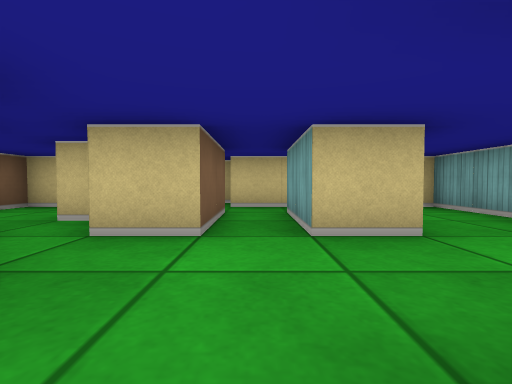
View 1 (above)

14 first-person views from a walk through a cub3D level. The camera is about half as high as the walls, tilts 2° down and sees 85° across. The floor is counted in squares. Each view is taken from the middle of a square. On the plan, view 1 faces up. The plan holds only what a view shows up to about 9 squares ahead; the rest is blank.

View 2
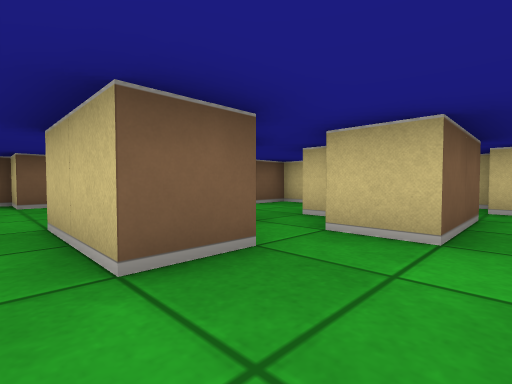

View 3
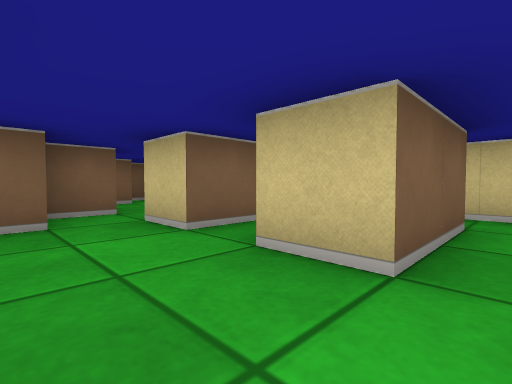

View 4
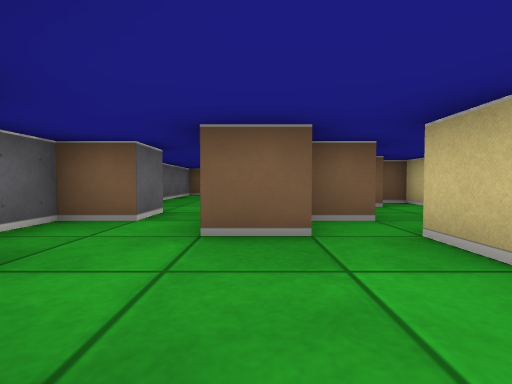

View 5
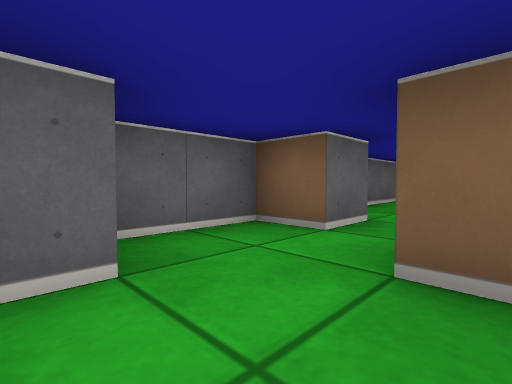

View 6
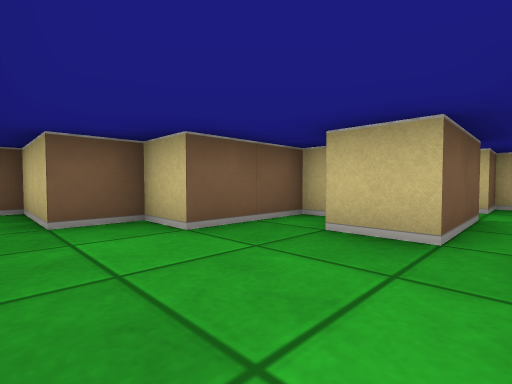

View 7
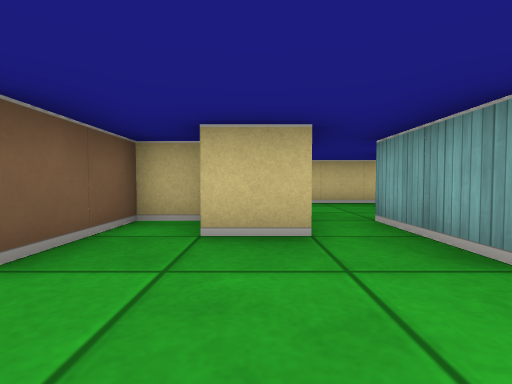

View 8
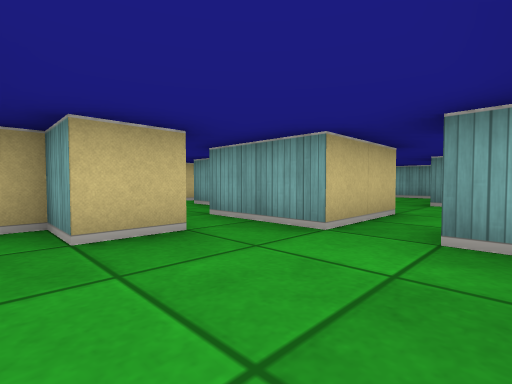

View 9
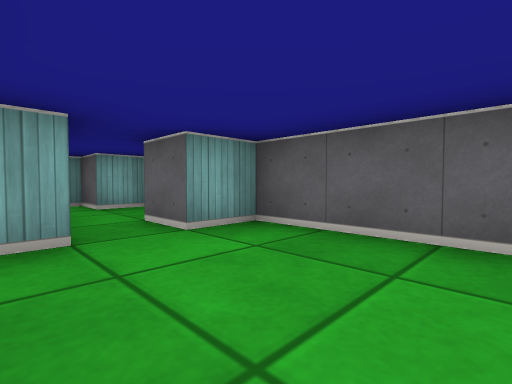

View 10
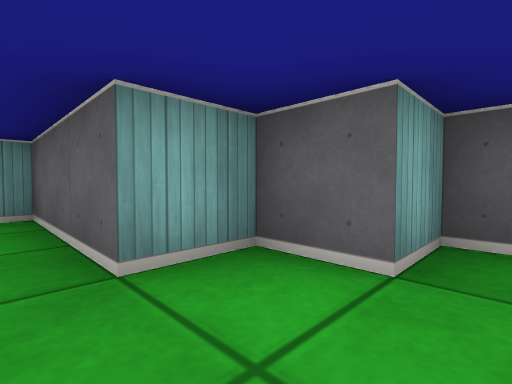

View 11
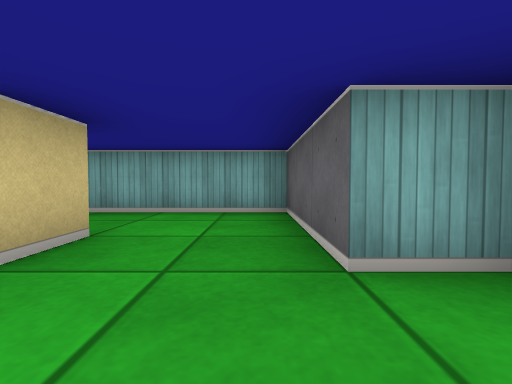

View 12
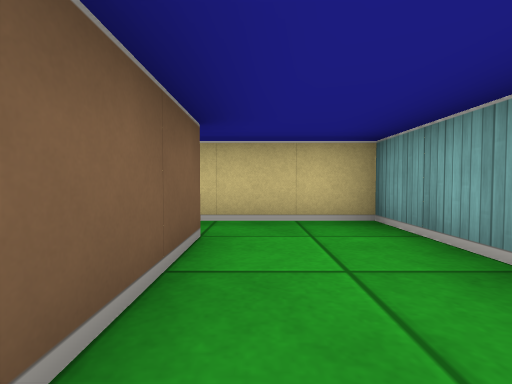

View 13
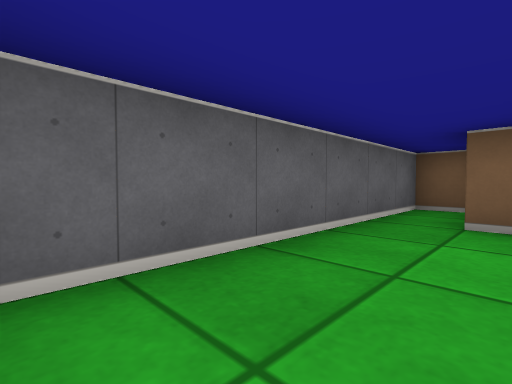

View 14
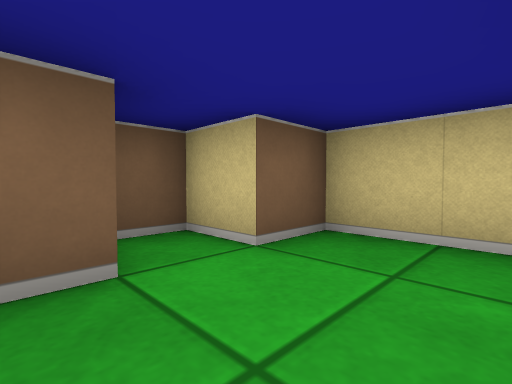

### Floor plan
Points are (right, up) in squares from view 1. A wall is a line through its corners. A room is listed if a view was taken in it or the views show most of it. See-through windows are left out.
Room 1 (views 1, 2, 4, 5, 10, 11)
walls: (-1.5, 1.6) (-1.5, 0.5) (-3.5, 0.5); (-3.5, -0.5) (-2.5, -0.5) (-2.5, -1.5) (-0.5, -1.5) (-0.5, -0.5) (0.5, -0.5) (0.5, 0.5) (1.5, 0.5); (1.5, 2.5) (0.5, 2.5) (0.5, 4.5); (-0.5, 4.5) (-0.5, 2.5) (-1.5, 2.5)
ways out: opening at (1, 1.5) to room 2; opening at (-3, 0) to room 3; opening at (-1, 2) to room 4; opening at (0, 3.5) to room 5
Room 2 (views 3, 12)
walls: (1.5, 4.6) (1.5, 2.5); (1.5, 0.5) (3.5, 0.5) (3.5, 4.5)
ways out: opening at (1, 1.5) to room 1; opening at (2.5, 3.5) to room 6
Room 3 (views 6, 7, 8, 9, 13)
walls: (-3.5, 0.5) (-3.5, 2.5); (-4.5, 2.4) (-4.5, 1.5) (-5.5, 1.5) (-5.5, 2.5) (-6.5, 2.5) (-6.5, 0.5) (-7.5, 0.5) (-7.5, -0.5) (-9.5, -0.5) (-9.5, -1.5) (-3.5, -1.5) (-3.5, -0.5)
ways out: opening at (-3, 0) to room 1; opening at (-4, 2) to room 4
Room 4 (view 14)
walls: (-2.5, 3.9) (-2.5, 4.5); (-2, 3.5) (-2.5, 3.5); (-2.5, 2.6) (-2.5, 1.6); (-4.5, 3.6) (-4.5, 2.4); (-1.9, 5.5) (-4.5, 5.5) (-4.5, 4.5) (-5.5, 4.5) (-5.5, 3.8)
ways out: opening at (-1, 2) to room 1; opening at (-4, 2) to room 3; opening at (-3, 5) to room 5
Room 5 (no view inside)
walls: (0.5, 5.5) (-0.5, 5.5)
ways out: opening at (0, 3.5) to room 1; opening at (-3, 5) to room 4; opening at (1, 5) to room 6
Room 6 (no view inside)
walls: (3.5, 4.5) (3.5, 5.5) (0.5, 5.5)
ways out: opening at (2.5, 3.5) to room 2; opening at (1, 5) to room 5

Where each view was taken, in squares from view 1:
view 1: 0 up, 0 right, facing up
view 2: 0 up, 0 right, facing up-left
view 3: 1 up, 2 right, facing up-left
view 4: 1 up, 1 right, facing left
view 5: 1 up, 0 right, facing down-left
view 6: 1 down, 4 left, facing up-left
view 7: 1 down, 5 left, facing up
view 8: 1 down, 6 left, facing up-right
view 9: 1 up, 6 left, facing down-right
view 10: 1 up, 1 left, facing down-right
view 11: 1 up, 1 left, facing right
view 12: 2 up, 2 right, facing up
view 13: 0 up, 4 left, facing down-left
view 14: 3 up, 3 left, facing up-left
